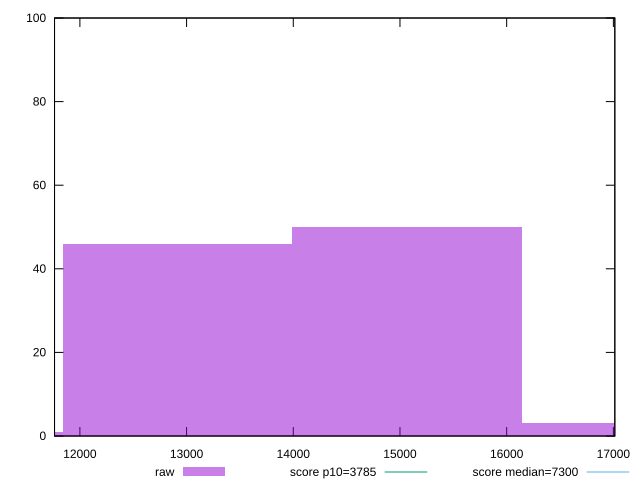

The gnuplot source for this figure:
reset

$raw <<EOF
17218.13585329699 3
12913.601889972742 46
10761.334908310619 1
15065.868871634866 50
EOF

set key outside below
set boxwidth 2152.2669816621237
set xrange [11762.344999999994:17013.625]
set yrange [0:100]
set trange [0:100]
set style fill transparent solid 0.5 noborder

set parametric
set terminal svg size 640, 490 enhanced background rgb 'white'
set output "report_00009_2021-02-08T22-37-41.559Z/interactive/samples/pages/raw/histogram.svg"

plot $raw title "raw" with boxes, \
     3785,t title "score p10=3785", \
     7300,t title "score median=7300"

reset
